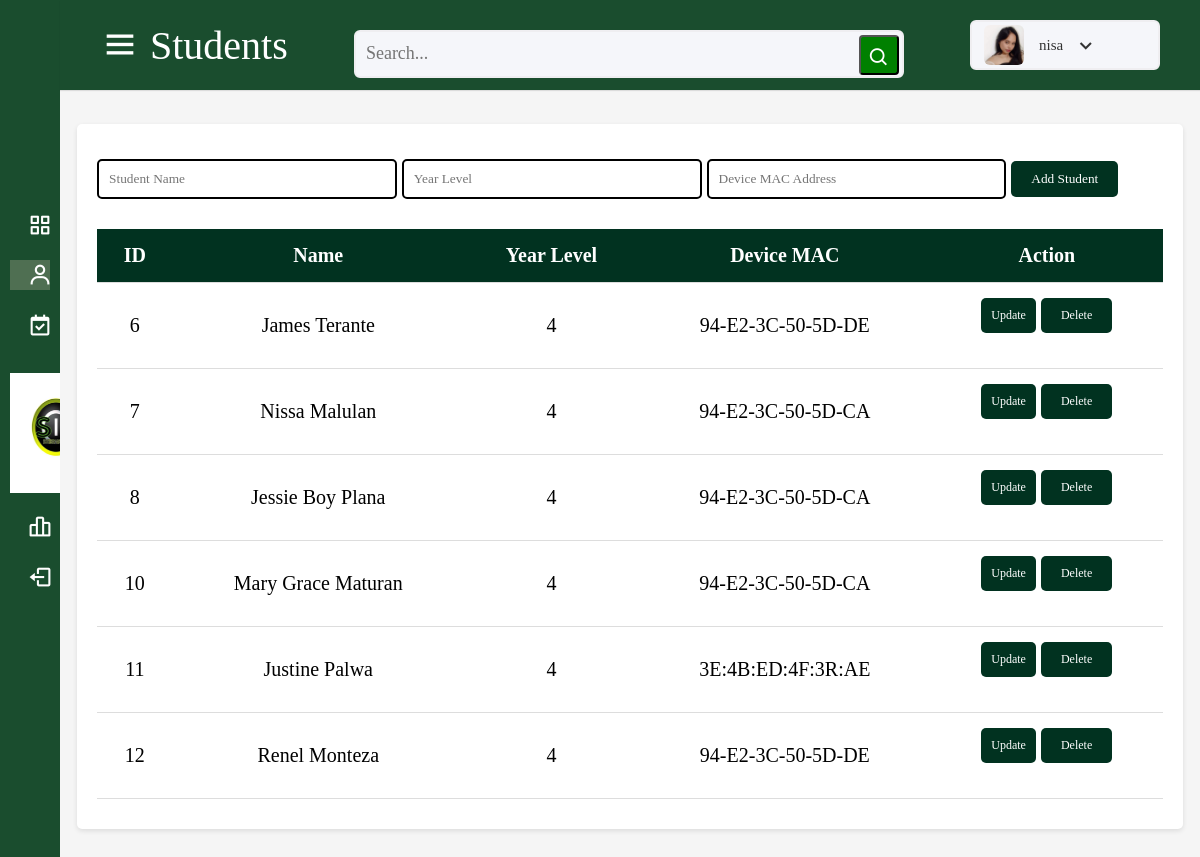
The app's page /SITS_attendance/index.php?page=students (signed in) with its own data.
### tables this page shows
CREATE TABLE `users` (
  `id` bigint(20) NOT NULL,
  `user_id` bigint(20) NOT NULL,
  `user_name` varchar(100) NOT NULL,
  `password` varchar(100) NOT NULL,
  `date` int(11) NOT NULL DEFAULT current_timestamp()
);

CREATE TABLE `students` (
  `student_id` int(11) NOT NULL,
  `student_name` varchar(255) NOT NULL,
  `year_level` int(11) NOT NULL,
  `device_mac` varchar(17) NOT NULL
);

### SITS_attendance/function.php (called while the page is built, shortened)
<?php
function check_login($conn)
{
    if(isset($_SESSION['user_id']))
    {
        $user_id = $_SESSION['user_id'];
        $query = "SELECT * FROM users WHERE user_id = ? LIMIT 1";
        $stmt = $conn->prepare($query);
        $stmt->bind_param("s", $user_id);
        $stmt->execute();
        $result = $stmt->get_result();
        if($result && mysqli_num_rows($result) > 0)
        {
            $user_data = mysqli_fetch_assoc($result);
            return $user_data;
        }
    }
    die;
}
?>

### SITS_attendance/students.php (the view, shortened to what this page needs)
<?php
include 'conn.php';
?>
<!DOCTYPE html>
<html lang="en">
<head>
</head>
<body>
    <div class="container">
        <form action="" method="post">
            <input type="text" name="student_name" placeholder="Student Name" required>
            <input type="number" name="year_level" placeholder="Year Level" required>
            <input type="text" name="device_mac" placeholder="Device MAC Address" required>
            <input type="submit" name="add" value="Add Student">
        </form>
        <div class="action-table">
            <table>
                <tr>
                    <th>ID</th>
                    <th>Name</th>
                    <th>Year Level</th>
                    <th>Device MAC</th>
                    <th>Action</th>
                </tr>
                <?php
                $result = $conn->query("SELECT * FROM students");
                while ($row = $result->fetch_assoc()) {
                    echo "<tr>";
                    echo "<td>".$row['student_id']."</td>";
                    echo "<td>".$row['student_name']."</td>";
                    echo "<td>".$row['year_level']."</td>";
                    echo "<td>".$row['device_mac']."</td>";
                    echo "<td>
                            <button type='button' class='update-button' onclick=\"openPopup('".$row['student_id']."', '".$row['student_name']."', ".$row['year_level'].", '".$row['device_mac']."')\">Update</button>
                            <form action='' method='post' style='display:inline-block;'>
                                <input type='hidden' name='student_id' value='".$row['student_id']."'>
                                <input type='submit' name='delete' class='delete-button' value='Delete'>
                            </form>
                          </td>";
                    echo "</tr>";
                }
                ?>
            </table>
        </div>
    </div>
</body>
</html>

### SITS_attendance/index.php (shortened to what this page needs)
<?php
	include("conn.php");
	include("function.php");
    include ('functions.php');
$user_data = check_login($conn);
$page = isset($_GET['page']) ? $_GET['page'] : 'dashboard';
?>
<!DOCTYPE html>
<html lang="en">
<head>
    <link rel="stylesheet" href="https://cdn.jsdelivr.net/npm/boxicons@2.1.0/css/boxicons.min.css">
</head>
<body>
<div class="sidebar">
    <ul class="nav-links">
        <li>
            <a href="?page=dashboard" class="<?php echo ($page == 'dashboard') ? 'active' : ''; ?>">
                <i class="bx bx-grid-alt"></i>
                <span class="links_name">Dashboard</span>
            </a>
        </li>
        <li>
            <a href="?page=students" class="<?php echo ($page == 'students') ? 'active' : ''; ?>">
                <i class="bx bx-user"></i>
                <span class="links_name">Students</span>
            </a>
        </li>
        <li>
            <a href="?page=attendance" class="<?php echo ($page == 'attendance') ? 'active' : ''; ?>">
                <i class="bx bx-calendar-check"></i>
                <span class="links_name">Take Attendance</span>
            </a>
        </li>
        <br>
        <div class="logo-details">
        </div>
        <br>
        <br>
        <br>
        <li>
            <a href="?page=reports" class="<?php echo ($page == 'reports') ? 'active' : ''; ?>">
                <i class="bx bx-bar-chart-alt-2"></i>
                <span class="links_name">Reports</span>
            </a>
        </li>
        <li>
            <a href="logout.php" class="<?php echo ($page == 'logout') ? 'active' : ''; ?>">
                <i class='bx bx-log-out'></i>
                <span class="links_name">Logout</span>
            </a>
        </li>
    </ul>
</div>
<div class="home-section">
    <nav>
        <div class="sidebar-button">
            <i class="bx bx-menu"></i>
            <span class="dashboard">
                <?php
                switch($page){
                    case 'students':
                        echo 'Students';
                        break;
                }
                ?>
            </span>
        </div>
        <div class="search-box">
        <input type="text" id="searchInput" placeholder="Search..." onkeyup="searchTable()">
            <button class="bx bx-search"></button>
        </div>
        <div class="profile-details">
            <?php
            $username = $user_data['user_name'];
            $profile_picture = ($username === 'nisa') ? 'nisa.jpg' : 'avatar.jpg';
            ?>
            <img src="<?php echo $profile_picture; ?>" alt="Profile Picture">
            <span class="admin_name"><?php echo $username; ?></span>
            <i class="bx bx-chevron-down"></i>
        </div>
    </nav>
    <div class="home-content"></div>
    <div class="contentToSearch">
        <?php
        switch($page){
            case 'students':
                include 'students.php';
                break;
        }
        ?>
    </div>
</body>
</html>

### SITS_attendance/index.php (style rules this page uses)
* { margin: 0; padding: 0; box-sizing: border-box; font-family: 'Bodoni MT', serif; }
.sidebar { position: fixed; height: 100%; width: 240px; background: #1A4D2E; transition: all 0.5s ease; }
.sidebar .logo-details { height: 80px; display: flex; align-items: center; }
.sidebar .nav-links { margin-top: 200px; }
.sidebar .nav-links li { position: relative; list-style: none; height: 50px; padding: 10px; }
.sidebar .nav-links li a { height: 100%; width: 100%; display: flex; align-items: center; text-decoration: none; transition: all 0.4s ease; }
.sidebar .nav-links li a.active { background: #4F6F52; }
.sidebar .nav-links li i { min-width: 60px; text-align: center; font-size: 25px; color: white; }
.sidebar .nav-links li a .links_name { color: #f8f8ff; font-size: 17px; font-weight: 400; white-space: nowrap; font-family: Verdana, Geneva, Tahoma, sans-serif; }
.home-section { position: relative; background: #f5f5f5; min-height: 100vh; width: calc(100% - 240px); left: 240px; transition: all 0.5s ease; }
.home-section nav { display: flex; justify-content: space-between; height: 90px; background: #1A4D2E; align-items: center; position: fixed; width: calc(100% - 240px); left: 240px; z-index: 100; padding: 0 40px; box-shadow: 0 1px 1px rgba(0, 0, 0, 0.1); transition: all 0.5s ease; }
.home-section nav .sidebar-button { display: flex; align-items: center; font-size: 40px; font-weight: 500; }
nav .sidebar-button i { font-size: 40px; margin-right: 10px; color: #fff; }
nav .sidebar-button .dashboard { color: #fff; }
.home-section nav .search-box { position: relative; height: 50px; max-width: 550px; width: 100%; margin: 0 20px; }
nav .search-box input { height: 95%; width: 100%; outline: none; margin-top: 10px; background: #F5F6FA; border: 2px solid hsl(260, 10%, 94%); border-radius: 6px; font-size: 18px; }
nav .search-box .bx-search { position: absolute; margin-top: 10px; height: 40px; width: 40px; background: green; right: 5px; top: 50%; transform: translateY(-50%); border-radius: 4px; line-height: 40px; text-align: center; color: #fff; font-size: 22px; transition: all 0.4s ease; }
.home-section nav .profile-details { display: flex; align-items: center; background: #F5F6FA; border: 2px solid #EFEEF1; border-radius: 6px; height: 50px; min-width: 190px; padding: 0 15px 0 2px; }
nav .profile-details img { height: 40px; width: 40px; border-radius: 6px; object-fit: cover; }
nav .profile-details .admin_name { font-size: 15px; font-weight: 500; color: #333; margin: 0 10px; white-space: nowrap; }
nav .profile-details i { font-size: 25px; color: #333; }
.home-section .home-content { position: relative; padding-top: 104px; }
@media (max-width: 1240px) { .sidebar { width: 60px; } }
@media (max-width: 1240px) { .home-section { width: calc(100% - 60px); left: 60px; } }
@media (max-width: 1240px) { .home-section nav { width: calc(100% - 60px); left: 60px; } }
img { width: 50px; margin-left: 10px; margin-right: 5px; }

### SITS_attendance/students.php (style rules this page uses)
body { font-family: Arial, sans-serif; margin: 0; padding: 0; background-color: #f4f4f4; }
.container { width: 97%; margin: 20px auto; padding: 20px; background-color: #fff; border-radius: 5px; box-shadow: 0 2px 5px rgba(0,0,0,0.1); font-size: 20px; }
form { margin-bottom: 20px; }
input[type="text"], input[type="number"] { width: calc(30% - 20px); padding: 10px; margin-top: 15px; margin-bottom: 10px; border-radius: 5px; border: 2px solid black; }
input[type="submit"] { background: #013220; color: #fff; border: none; padding: 10px 20px; cursor: pointer; border-radius: 5px; }
table { width: 100%; height: 80px; border-collapse: collapse; }
th, td { padding: 15px; border-bottom: 1px solid #ddd; text-align: center; font-size: 20px; }
th { background: #013220; color: #fff; position: sticky; top: 0; z-index: 1; }
.action-table { max-height: 580px; overflow-y: auto; }
.update-button, .delete-button { background: #013220; color: #fff; border: none; padding: 10px; cursor: pointer; border-radius: 5px; font-size: 12px; }

### records on screen
users: user_name (picture), user_name "nisa"
students: student_id "6", student_name "James Terante", year_level "4", device_mac "94-E2-3C-50-5D-DE"
students: student_id "7", student_name "Nissa Malulan", year_level "4", device_mac "94-E2-3C-50-5D-CA"
students: student_id "8", student_name "Jessie Boy Plana", year_level "4", device_mac "94-E2-3C-50-5D-CA"
students: student_id "10", student_name "Mary Grace Maturan", year_level "4", device_mac "94-E2-3C-50-5D-CA"
students: student_id "11", student_name "Justine Palwa", year_level "4", device_mac "3E:4B:ED:4F:3R:AE"
students: student_id "12", student_name "Renel Monteza", year_level "4", device_mac "94-E2-3C-50-5D-DE"
